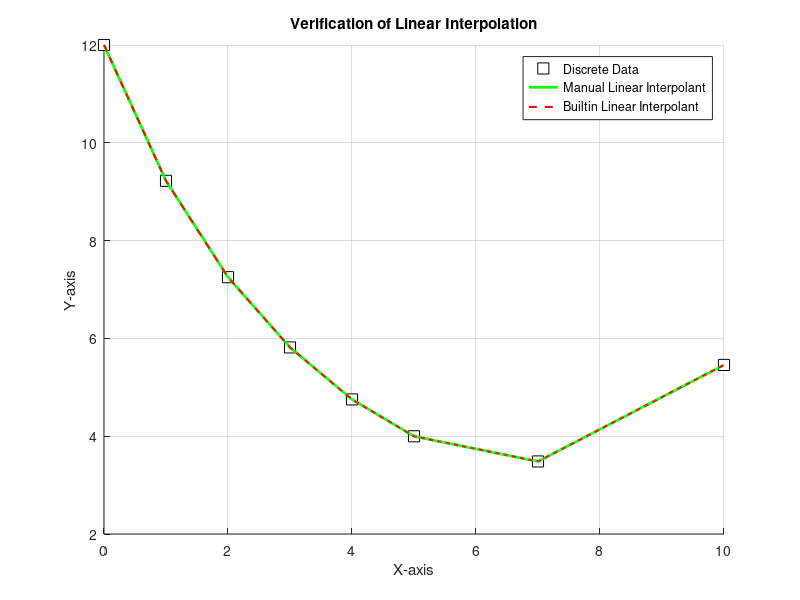

MATLAB code to generate this figure:
% linear interpolation

% given value input
x_data1 = [0 1 2 3 4 5 7 10]';
y_data1 = [12 9.2221 7.2518 5.8158 4.7521 3.9981 3.4837 5.4577]';

x_query = linspace(x_data1(1), x_data1(end), 600)'; % query points

%% Manual Interpolation
y_linear = zeros(size(x_query)); % initializing manual interpolation matrix

for i = 1:length(x_query)
    xq = x_query(i); % the value of x where to interpolate

    % find the segment where xq lies
    for j = 1:length(x_data1)-1
        if xq >= x_data1(j) && xq <= x_data1(j+1)
            x1 = x_data1(j);
            x2 = x_data1(j+1);
            y1 = y_data1(j);
            y2 = y_data1(j+1);

            y_linear(i) = y1 + (y2 - y1)*(xq - x1)/(x2 - x1); % linear interpolation formula
            break; % segment found
        end
    end
end

%% Interpolation with built-in function
y_builtin = interp1(x_data1, y_data1, x_query, "linear");

%% Plotting
figure
hold on
grid on

plot(x_data1, y_data1, 'LineStyle', 'none', ...
    'Marker', 's', 'MarkerSize', 8, ...
    'MarkerEdgeColor', 'k', 'MarkerFaceColor', 'w'); % original data

plot(x_query, y_linear, 'LineStyle', '-', 'Color', 'g', 'LineWidth', 2); % manual interpolation line
plot(x_query, y_builtin, 'LineStyle', '--', 'Color', 'r', 'LineWidth', 1.5); % built-in interpolation line

xlabel('X-axis');
ylabel('Y-axis');
title('Verification of Linear Interpolation');
legend('Discrete Data', 'Manual Linear Interpolant', 'Builtin Linear Interpolant', 'Location', 'best');

hold off
